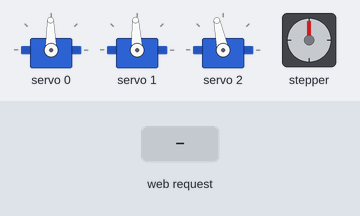
A sketch run on a simulated ESP32. Parts: 3 × servo, stepper motor. The test bench sets the inputs (shaded band). Storage starts empty; stepper angles assume 4096 steps per turn; what the sketch prints to the serial monitor is not drawn.

Above: at 1.7 s.
1.8 s: HTTP request GET /BASE_P received
At 2.25 s:
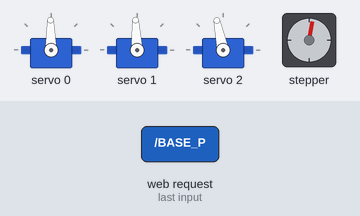
4.8 s: HTTP request GET /S1A received
At 4.95 s:
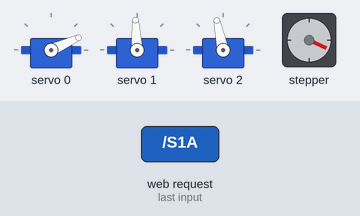
7.8 s: HTTP request GET /S1S received
At 7.96 s:
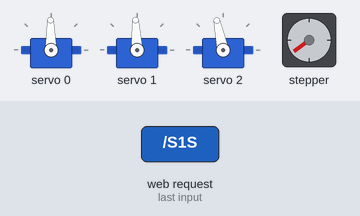
10.8 s: HTTP request GET /S1D received
At 10.97 s:
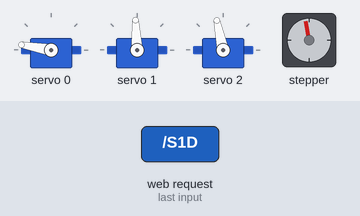
13.8 s: HTTP request GET /S2A received
At 13.98 s:
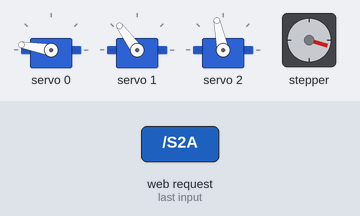
16.8 s: HTTP request GET /S2S received
At 16.98 s:
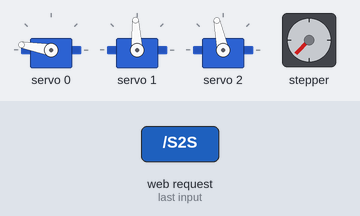
Timing chart, 0 to 24.9 s (numbered marks = the images above; inputs shaded):
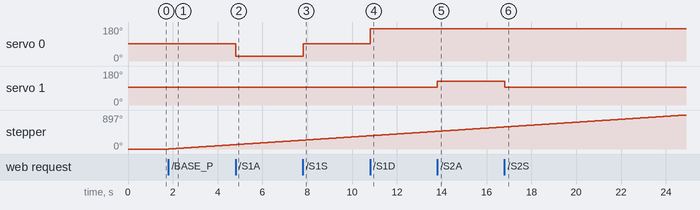

Measured:
- after the input at 1.8 s, stepper: keeps turning clockwise at about 39°/s, starting at once
- after the input at 4.8 s, servo 0: 91° → 24° at once
- after the input at 7.8 s, servo 0: 24° → 91° at once
- after the input at 10.8 s, servo 0: 91° → 170° at once
- after the input at 13.8 s, servo 1: 93° → 126° at once
- after the input at 16.8 s, servo 1: 126° → 93° at once

The sketch:

comando_robot_finale.ino
```cpp
#include <WiFi.h>
#include <Wire.h>
// #include <Stepper.h>
#include <AccelStepper.h>
#include <Adafruit_PWMServoDriver.h>
#include <LittleFS.h>

// ===== WiFi =====
const char* ssid = "LONE_ROBOT";
const char* password = "12345678";

WiFiServer server(80);

// ===== PCA9685 =====
Adafruit_PWMServoDriver pwm = Adafruit_PWMServoDriver(0x40);

#define SERVO_FREQ 50

#define SERVO1_CH 0
#define SERVO2_CH 1
#define GRIPPER_CH 2

// Servo 1
#define SERVO1_STOP_US 1480
#define SERVO1_FWD_US  800
#define SERVO1_REV_US  2300

// Servo 2
#define SERVO2_STOP_US 1500
#define SERVO2_FWD_US  1850
#define SERVO2_REV_US  1300

// Gripper 180°
#define GRIPPER_OPEN_US   1600
#define GRIPPER_CLOSE_US  750

// ===== Stepper 28BYJ-48 + ULN2003 =====
const int IN1 = 16;
const int IN2 = 18;
const int IN3 = 17;
const int IN4 = 19;

//const int stepsPerRevolution = 2048;

const float BASE_SPEED = 512; // circa equivalente a 15 rpm con 2048 step/rev default 1024


// Ordine fasi trovato funzionante
//Stepper baseStepper(stepsPerRevolution, IN1, IN4, IN3, IN2);
// Ordine fasi trovato funzionante

AccelStepper baseStepper(AccelStepper::HALF4WIRE, IN1, IN4, IN3, IN2);

// int baseSpeedRpm = 15;

// Da calibrazione:
// 3500 step ≈ 90°
// quindi 1750 step ≈ 45°
#define BASE_45_STEPS 1750

// ===== Funzioni =====
int usToTicks(int us) {
  return (int)(us * 4096L / 20000L);
}

void writeServoUS(int ch, int us) {
  pwm.setPWM(ch, 0, usToTicks(us));
}

void releaseStepper() {
  baseStepper.setSpeed(0);

  digitalWrite(16, LOW);
  digitalWrite(17, LOW);
  digitalWrite(18, LOW);
  digitalWrite(19, LOW);
}

void setup() {
  Serial.begin(115200);
  // Montaggio del file system
  LittleFS.begin(true);
  // I2C ESP32
  Wire.begin(21, 22);

  // PCA9685
  pwm.begin();
  pwm.setPWMFreq(SERVO_FREQ);
  delay(500);

  writeServoUS(SERVO1_CH, SERVO1_STOP_US);
  writeServoUS(SERVO2_CH, SERVO2_STOP_US);
  writeServoUS(GRIPPER_CH, GRIPPER_OPEN_US);

  // Stepper
  pinMode(16, OUTPUT);
  pinMode(17, OUTPUT);
  pinMode(18, OUTPUT);
  pinMode(19, OUTPUT);

  //baseStepper.setSpeed(baseSpeedRpm);
  //releaseStepper();

  baseStepper.setMaxSpeed(BASE_SPEED);
  baseStepper.setSpeed(0);


  // WiFi AP
  WiFi.softAP(ssid, password);

  Serial.println("WiFi creato");
  Serial.print("Connettiti a: ");
  Serial.println(ssid);
  Serial.print("Apri browser su: http://");
  Serial.println(WiFi.softAPIP());

  server.begin();
}

void loop() {
  baseStepper.runSpeed();

  WiFiClient client = server.available();
  if (!client) return;

  String req = client.readStringUntil('\r');
  client.flush();

  String path = req.substring(req.indexOf("GET ") + 4, req.indexOf(" HTTP"));

  if (path == "/BASE_P") {
    baseStepper.setSpeed(BASE_SPEED);
    sendText(client, "BASE +");
  }
  else if (path == "/BASE_M") {
    baseStepper.setSpeed(-BASE_SPEED);
    sendText(client, "BASE -");
  }
  else if (path == "/BASE_STOP") {
    releaseStepper();
    sendText(client, "BASE STOP");
  }
  else if (path == "/S1A") {
    writeServoUS(SERVO1_CH, SERVO1_FWD_US);
    sendText(client, "SERVO 1 AVANTI");
  }
  else if (path == "/S1S") {
    writeServoUS(SERVO1_CH, SERVO1_STOP_US);
    sendText(client, "SERVO 1 STOP");
  }
  else if (path == "/S1D") {
    writeServoUS(SERVO1_CH, SERVO1_REV_US);
    sendText(client, "SERVO 1 INDIETRO");
  }
  else if (path == "/S2A") {
    writeServoUS(SERVO2_CH, SERVO2_FWD_US);
    sendText(client, "SERVO 2 AVANTI");
  }
  else if (path == "/S2S") {
    writeServoUS(SERVO2_CH, SERVO2_STOP_US);
    sendText(client, "SERVO 2 STOP");
  }
  else if (path == "/S2D") {
    writeServoUS(SERVO2_CH, SERVO2_REV_US);
    sendText(client, "SERVO 2 INDIETRO");
  }
  else if (path == "/OPEN") {
    writeServoUS(GRIPPER_CH, GRIPPER_OPEN_US);
    sendText(client, "GRIPPER APERTO");
  }
  else if (path == "/CLOSE") {
    writeServoUS(GRIPPER_CH, GRIPPER_CLOSE_US);
    sendText(client, "GRIPPER CHIUSO");
  }
  else if (path == "/style.css") {
    serveFile(client, "/style.css", "text/css");
  }
  else if (path == "/script.js") {
    serveFile(client, "/script.js", "application/javascript");
  }
  else {
    serveFile(client, "/index.html", "text/html");
  }


  // ===== BASE =====
  //   if (req.indexOf("/BASE_P") != -1) {
  //   Serial.println("BASE ORARIO CONTINUO");
  //   baseStepper.setSpeed(BASE_SPEED);
  // }

  // if (req.indexOf("/BASE_M") != -1) {
  //   Serial.println("BASE ANTIORARIO CONTINUO");
  //   baseStepper.setSpeed(-BASE_SPEED);
  // }

  // if (req.indexOf("/BASE_STOP") != -1) {
  //   Serial.println("BASE STOP");
  //   releaseStepper();
  // }

  // // ===== SERVO 1 =====
  // if (req.indexOf("/S1A") != -1) {
  //   writeServoUS(SERVO1_CH, SERVO1_FWD_US);
  //   Serial.println("SERVO 1 AVANTI");
  // }

  // if (req.indexOf("/S1S") != -1) {
  //   writeServoUS(SERVO1_CH, SERVO1_STOP_US);
  //   Serial.println("SERVO 1 STOP");
  // }

  // if (req.indexOf("/S1D") != -1) {
  //   writeServoUS(SERVO1_CH, SERVO1_REV_US);
  //   Serial.println("SERVO 1 INDIETRO");
  // }

  // // ===== SERVO 2 =====
  // if (req.indexOf("/S2A") != -1) {
  //   writeServoUS(SERVO2_CH, SERVO2_FWD_US);
  //   Serial.println("SERVO 2 AVANTI");
  // }

  // if (req.indexOf("/S2S") != -1) {
  //   writeServoUS(SERVO2_CH, SERVO2_STOP_US);
  //   Serial.println("SERVO 2 STOP");
  // }

  // if (req.indexOf("/S2D") != -1) {
  //   writeServoUS(SERVO2_CH, SERVO2_REV_US);
  //   Serial.println("SERVO 2 INDIETRO");
  // }

  // // ===== GRIPPER =====
  // if (req.indexOf("/OPEN") != -1) {
  //   writeServoUS(GRIPPER_CH, GRIPPER_OPEN_US);
  //   Serial.println("GRIPPER APERTO");
  // }

  // if (req.indexOf("/CLOSE") != -1) {
  //   writeServoUS(GRIPPER_CH, GRIPPER_CLOSE_US);
  //   Serial.println("GRIPPER CHIUSO");
  // }

  // ===== PAGINA WEB =====
  // File f = LittleFS.open("/index.html", "r");

  // client.println("HTTP/1.1 200 OK");
  // client.println("Content-Type: text/html");
  // client.println();

  // while (f.available()) {
  //     client.write(f.read());
  // }

  // f.close();

  // client.println("HTTP/1.1 200 OK");
  // client.println("Content-type:text/html");
  // client.println();

  // client.println("<!DOCTYPE html><html>");
  // client.println("<head><meta name='viewport' content='width=device-width, initial-scale=1'>");

  // client.println("<style>");
  // client.println("body{font-family:Arial;text-align:center;margin-top:25px;}");
  // client.println(".container{display:flex;justify-content:center;gap:25px;flex-wrap:wrap;}");
  // client.println(".box{border:1px solid #999;border-radius:12px;padding:18px;width:260px;}");
  // client.println("button{font-size:24px;padding:18px;margin:8px;width:210px;}");
  // client.println("</style></head>");

  // client.println("<body>");
  // client.println("<h1>L-ONE Robot Test</h1>");

  // client.println("<div class='container'>");

  // client.println("<div class='box'>");
  // client.println("<h2>Base Z</h2>");
  // client.println("<p><a href='/BASE_P'><button>+</button></a></p>");
  // client.println("<p><a href='/BASE_STOP'><button>STOP</button></a></p>");
  // client.println("<p><a href='/BASE_M'><button>-</button></a></p>");
  // client.println("</div>");

  // client.println("<div class='box'>");
  // client.println("<h2>Servo 1</h2>");
  // client.println("<p><a href='/S1A'><button>AVANTI</button></a></p>");
  // client.println("<p><a href='/S1S'><button>STOP</button></a></p>");
  // client.println("<p><a href='/S1D'><button>INDIETRO</button></a></p>");
  // client.println("</div>");

  // client.println("<div class='box'>");
  // client.println("<h2>Servo 2</h2>");
  // client.println("<p><a href='/S2A'><button>AVANTI</button></a></p>");
  // client.println("<p><a href='/S2S'><button>STOP</button></a></p>");
  // client.println("<p><a href='/S2D'><button>INDIETRO</button></a></p>");
  // client.println("</div>");

  // client.println("<div class='box'>");
  // client.println("<h2>End Effector</h2>");
  // client.println("<p><a href='/OPEN'><button>APRI</button></a></p>");
  // client.println("<p><a href='/CLOSE'><button>CHIUDI</button></a></p>");
  // client.println("</div>");

  // client.println("</div>");
  // client.println("</body></html>");

  // client.println();
}

void sendText(WiFiClient &client, String msg) {
  client.println("HTTP/1.1 200 OK");
  client.println("Content-Type: text/plain");
  client.println();
  client.println(msg);
  client.stop();
}

void serveFile(WiFiClient &client, const char* path, const char* type) {
  File f = LittleFS.open(path, "r");

  if (!f) {
    client.println("HTTP/1.1 404 Not Found");
    client.println("Content-Type: text/plain");
    client.println();
    client.println("File non trovato");
    client.stop();
    return;
  }

  client.println("HTTP/1.1 200 OK");
  client.print("Content-Type: ");
  client.println(type);
  client.println();

  while (f.available()) {
    client.write(f.read());
  }

  f.close();
  client.stop();
}
```
